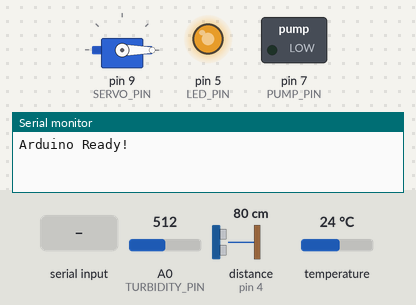
This sketch was run on a simulated Arduino Uno, built with avr-gcc and run on an emulated ATmega328P. Parts: servo, switched loads named in the sketch (green lamp = pin HIGH), output pins drawn as LEDs (lit = HIGH), the last lines printed to the serial monitor. Wiring (inferred from the names in the program): ultrasonic range finder: trigger pin 3; echo pin 4. Inputs (shaded band) come from the test bench; at power-on: A0 (TURBIDITY_PIN) = 512, distance to the obstacle (sensor on pin 4) 80 cm, temperature 24 °C. The echo pulse lasts 58.3 µs per cm; pins used as bus, display or sensor lines are not drawn.

Above: at 1.2 s.
1.3 s: "PUMP_ON\n" received over Serial
At 2.5 s:
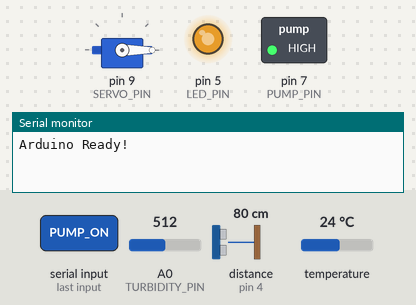
2.8 s: "FEED\n" received over Serial
At 3.6 s:
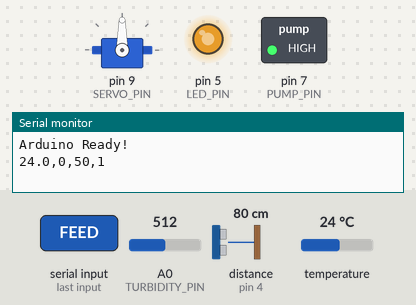
5.3 s: "LED:\n" received over Serial
At 5.6 s:
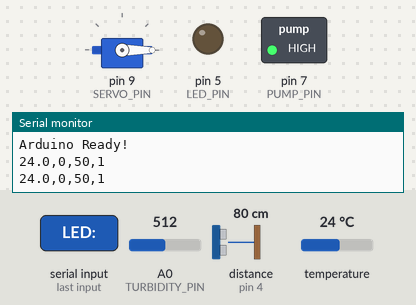
6.8 s: "PUMP_OFF\n" received over Serial
At 8.0 s:
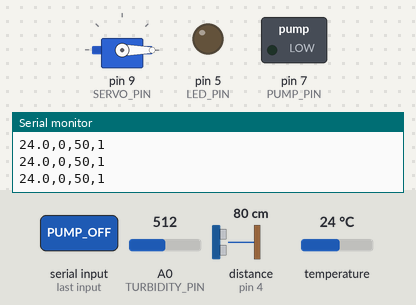
8.3 s: "LED:90\n" received over Serial
At 9.4 s:
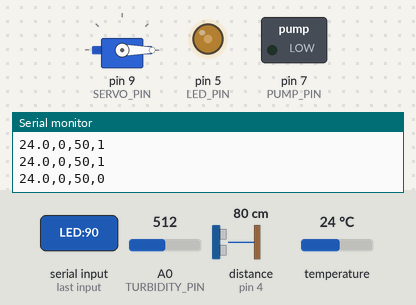
Timing chart, 0 to 11.3 s (numbered marks = the images above; inputs shaded):
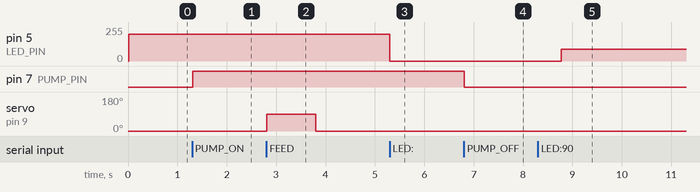

The sketch:

smart_fish_tank_arduino.ino
```cpp
/*
 * Smart Fish Tank - Arduino Uno (Final Optimized Version)
 * Pump via Relay + PWM LED + Sensors + Non-blocking Loop
 */

#include <OneWire.h>
#include <DallasTemperature.h>
#include <Servo.h>

/* ========= إعدادات ========= */

// غيّرها حسب نوع الريليه عندك
#define RELAY_ACTIVE_LOW 0
// 0 = Active HIGH
// 1 = Active LOW

/* =========================== */

// تعريف المنافذ
#define TEMP_PIN 2
#define TRIG_PIN 3
#define ECHO_PIN 4
#define PUMP_PIN 7
#define LED_PIN 5          // PWM حقيقي
#define SERVO_PIN 9
#define TURBIDITY_PIN A0

// الكائنات
OneWire oneWire(TEMP_PIN);
DallasTemperature tempSensor(&oneWire);
Servo feederServo;

// المتغيرات
float waterTemp = 0;
int waterLevel = 0;
int turbidity = 0;
int ledBrightness = 200;
bool pumpOn = false;

// إعدادات الحوض
const int TANK_HEIGHT = 20;
const int SENSOR_TO_TANK = 2;

// مؤقت غير حاجز (Non-blocking Timer)
unsigned long lastSensorRead = 0;
const long sensorInterval = 2000; // قراءة الحساسات كل ثانيتين

/* ===== دوال مساعدة للريليه ===== */
void pumpON() {
#if RELAY_ACTIVE_LOW
  digitalWrite(PUMP_PIN, LOW);
#else
  digitalWrite(PUMP_PIN, HIGH);
#endif
  pumpOn = true;
}

void pumpOFF() {
#if RELAY_ACTIVE_LOW
  digitalWrite(PUMP_PIN, HIGH);
#else
  digitalWrite(PUMP_PIN, LOW);
#endif
  pumpOn = false;
}
/* =============================== */

void setup() {
  Serial.begin(9600);

  tempSensor.begin();

  pinMode(TRIG_PIN, OUTPUT);
  pinMode(ECHO_PIN, INPUT);
  pinMode(PUMP_PIN, OUTPUT);
  pinMode(LED_PIN, OUTPUT);

  feederServo.attach(SERVO_PIN);
  feederServo.write(0);

  pumpOFF();                     // المضخة مطفية بالبداية
  analogWrite(LED_PIN, ledBrightness);

  Serial.println("Arduino Ready!");
}

void loop() {
  // تنفيذ قراءة الحساسات وإرسال البيانات كل ثانيتين دون إيقاف البرنامج
  unsigned long currentMillis = millis();
  if (currentMillis - lastSensorRead >= sensorInterval) {
    lastSensorRead = currentMillis;
    readSensors();
    sendDataToESP32();
  }

  // استقبال الأوامر والاستجابة لها بشكل فوري ولحظي
  receiveCommands();
}

/* ========= قراءة الحساسات ========= */
void readSensors() {

  tempSensor.requestTemperatures();
  waterTemp = tempSensor.getTempCByIndex(0);
  if (waterTemp < 0 || waterTemp == -127) waterTemp = 0;

  digitalWrite(TRIG_PIN, LOW);
  delayMicroseconds(2);
  digitalWrite(TRIG_PIN, HIGH);
  delayMicroseconds(10);
  digitalWrite(TRIG_PIN, LOW);

  long duration = pulseIn(ECHO_PIN, HIGH, 30000);

  // حماية من انقطاع قراءة التراسونيك
  if (duration == 0) {
    waterLevel = 0;
  } else {
    int distance = duration * 0.034 / 2;
    int waterHeight = TANK_HEIGHT - (distance - SENSOR_TO_TANK);
    waterHeight = constrain(waterHeight, 0, TANK_HEIGHT);
    waterLevel = map(waterHeight, 0, TANK_HEIGHT, 0, 100);
  }

  int turbRaw = analogRead(TURBIDITY_PIN);
  turbidity = map(turbRaw, 0, 1023, 100, 0);
}

/* ========= إرسال البيانات ========= */
void sendDataToESP32() {
  Serial.print(waterTemp, 1);
  Serial.print(",");
  Serial.print(waterLevel);
  Serial.print(",");
  Serial.print(turbidity);
  Serial.print(",");
  Serial.println(pumpOn ? "1" : "0");
}

/* ========= استقبال الأوامر ========= */
void receiveCommands() {
  if (Serial.available()) {

    String cmd = Serial.readStringUntil('\n');
    cmd.trim();

    if (cmd == "FEED") {
      feedFish();
    }

    else if (cmd == "PUMP_ON") {
      pumpON();
    }

    else if (cmd == "PUMP_OFF") {
      pumpOFF();
    }

    else if (cmd.startsWith("LED:")) {
      int value = cmd.substring(4).toInt();
      ledBrightness = constrain(value, 0, 255);
      analogWrite(LED_PIN, ledBrightness);
    }

    else if (cmd == "LED_OFF") {
      analogWrite(LED_PIN, 0);
    }
  }
}

/* ========= تغذية السمك ========= */
void feedFish() {
  feederServo.write(90);
  delay(1000);
  feederServo.write(0);
}
```

Measured:
- after the input at 1.3 s, pin 7 (PUMP_PIN): LOW → HIGH at once
- after the input at 2.8 s, servo on pin 9 (SERVO_PIN): 0° → 90° at once, → 0° 1.0 s later
- after the input at 5.3 s, pin 5 (LED_PIN): 200/255 → 0/255 at once
- after the input at 6.8 s, pin 7 (PUMP_PIN): HIGH → LOW at once
- after the input at 8.3 s, pin 5 (LED_PIN): 0/255 → 90/255 after 0.47 s
